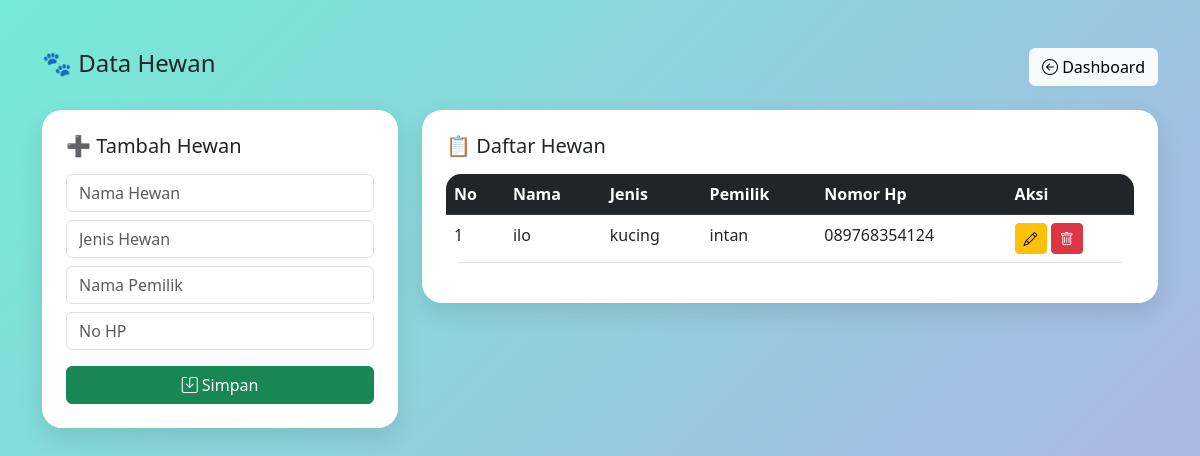
Screenshot of /hewan.php with the database file from the repository.
### tables this page shows
CREATE TABLE `hewan` (
  `id_hewan` int(11) NOT NULL,
  `nama_hewan` varchar(255) DEFAULT NULL,
  `jenis_hewan` varchar(255) DEFAULT NULL,
  `pemilik` varchar(255) DEFAULT NULL,
  `no_hp` varchar(20) DEFAULT NULL
);

### hewan.php (the view, shortened to what this page needs)
<?php
include "koneksi.php";
$edit = null;
?>
<!DOCTYPE html>
<html>
<head>
<link href="https://cdn.jsdelivr.net/npm/bootstrap@5.3.0/dist/css/bootstrap.min.css" rel="stylesheet">
<link href="https://cdn.jsdelivr.net/npm/bootstrap-icons@1.10.5/font/bootstrap-icons.css" rel="stylesheet">
</head>
<body>
<div class="container py-5">
    <div class="d-flex justify-content-between align-items-center mb-4">
        <h4>🐾 Data Hewan</h4>
        <a href="index.php" class="btn btn-light">
            <i class="bi bi-arrow-left-circle"></i> Dashboard
        </a>
    </div>
    <div class="row g-4">
        <div class="col-md-4">
            <div class="card card-custom p-4">
                <h5 class="mb-3">
                    <?= $edit ? "✏️ Edit Hewan" : "➕ Tambah Hewan" ?>
                </h5>
                <form method="POST">
                    <input type="text" name="nama" class="form-control mb-2"
                        placeholder="Nama Hewan"
                        value="<?= $edit["nama_hewan"] ?? "" ?>" required>
                    <input type="text" name="jenis" class="form-control mb-2"
                        placeholder="Jenis Hewan"
                        value="<?= $edit["jenis_hewan"] ?? "" ?>" required>
                    <input type="text" name="pemilik" class="form-control mb-2"
                        placeholder="Nama Pemilik"
                        value="<?= $edit["pemilik"] ?? "" ?>" required>
                    <input type="text" name="hp" class="form-control mb-3"
                        placeholder="No HP"
                        value="<?= $edit["no_hp"] ?? "" ?>" required>
                    <?php if ($edit) { ?>
                        <button name="update" class="btn btn-warning w-100">
                            <i class="bi bi-pencil"></i> Update
                        </button>
                    <?php } else { ?>
                        <button name="simpan" class="btn btn-success w-100">
                            <i class="bi bi-save"></i> Simpan
                        </button>
                    <?php } ?>
                </form>
            </div>
        </div>
        <div class="col-md-8">
            <div class="card card-custom p-4">
                <h5 class="mb-3">📋 Daftar Hewan</h5>
                <table class="table table-hover table-custom">
                    <thead class="table-dark">
                        <tr>
                            <th>No</th>
                            <th>Nama</th>
                            <th>Jenis</th>
                            <th>Pemilik</th>
                            <th>Nomor Hp</th>
                            <th>Aksi</th>
                        </tr>
                    </thead>
                    <tbody>
                    <?php
                    $no = 1;
                    $data = mysqli_query($conn, "SELECT * FROM hewan");
                    while ($d = mysqli_fetch_array($data)) { ?>
                    <tr>
    <td><?= $no++ ?></td>
    <td><?= $d["nama_hewan"] ?></td>
    <td><?= $d["jenis_hewan"] ?></td>
    <td><?= $d["pemilik"] ?></td>
    <td><?= $d["no_hp"] ?></td>
    <td>
        <a href="?edit&id=<?= $d["id_hewan"] ?>"
           class="btn btn-warning btn-sm">
           <i class="bi bi-pencil"></i>
        </a>
        <a href="?hapus&id=<?= $d["id_hewan"] ?>"
           class="btn btn-danger btn-sm"
           onclick="return confirm('Yakin hapus data?')">
           <i class="bi bi-trash"></i>
        </a>
    </td>
</tr>
                    <?php }
                    ?>
                    </tbody>
                </table>
            </div>
        </div>
    </div>
</div>
</body>
</html>

### hewan.php (style rules this page uses)
body { background: linear-gradient(135deg, #74ebd5, #ACB6E5); font-family: 'Segoe UI', sans-serif; }
.card-custom { border-radius: 20px; border: none; box-shadow: 0 10px 25px rgba(0,0,0,0.1); }
.table-custom { border-radius: 15px; overflow: hidden; }

### rows the page displays
hewan: nama_hewan "ilo", jenis_hewan "kucing", pemilik "intan", no_hp "089768354124"
